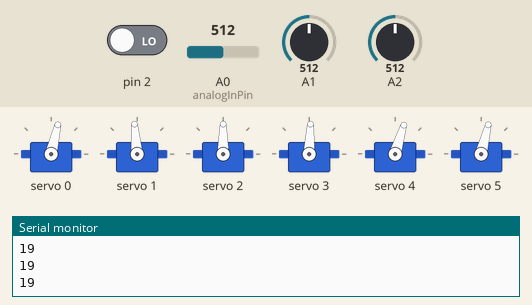
Simulated run of this sketch. Board: Arduino Uno, built with avr-gcc and run on an emulated ATmega328P. On the bench: 6 × servo, the last lines printed to the serial monitor. The inputs (shaded band) are chosen by the test bench; at power-on: A2 = 512, A0 (analogInPin) = 512, A1 = 512, pin 2 LOW.

Above: at 1.2 s.
1.3 s: A2 set to 716
At 1.7 s:
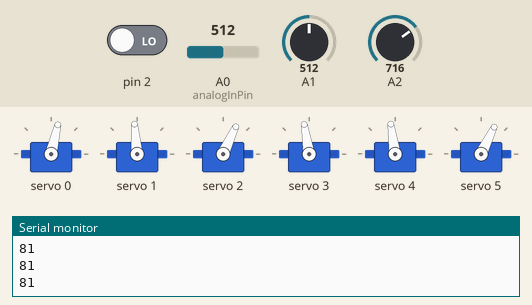
2.8 s: A0 (analogInPin) set to 716
At 4.0 s:
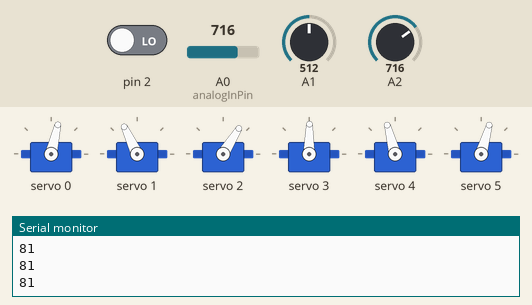
4.3 s: A1 set to 716
At 5.4 s:
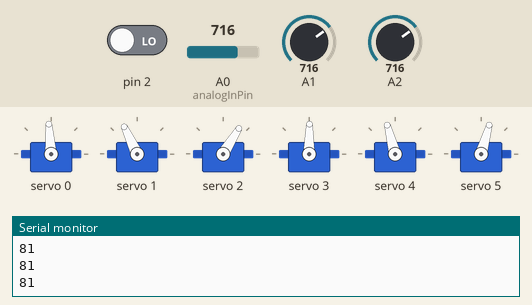
5.8 s: pin 2 driven HIGH
At 6.4 s:
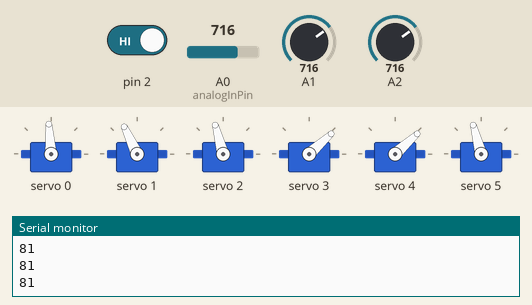
7.3 s: A0 (analogInPin) set to 900
At 8.5 s:
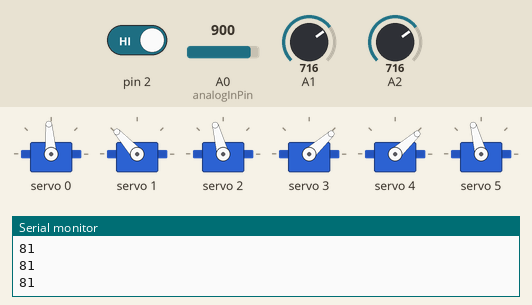
8.8 s: A1 set to 900
At 9.7 s:
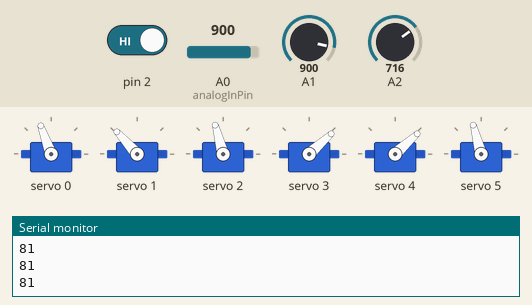
Timing chart, 0 to 11.3 s (numbered marks = the images above; inputs shaded):
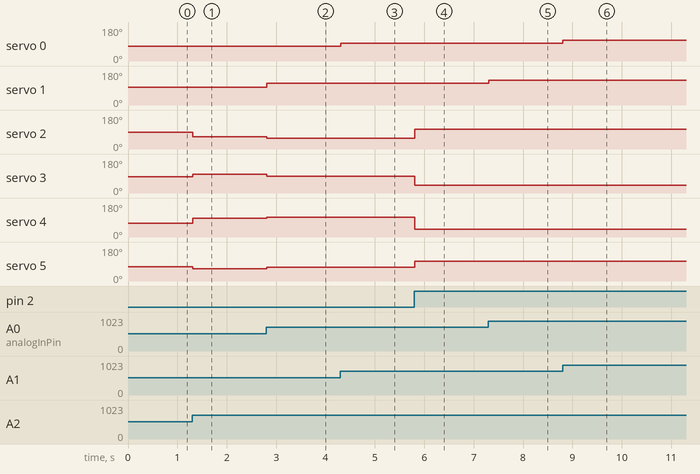

Measured:
- after the input at 1.3 s, servo 2: 90° → 65° at once; servo 3: 87° → 99° at once; servo 4: 73° → 98° at once; servo 5: 76° → 64° at once
- after the input at 2.8 s, servo 1: 95° → 115° at once; servo 2: 65° → 58° at once; servo 3: 99° → 89° at once; servo 4: 98° → 105° at once; servo 5: 64° → 74° at once
- after the input at 4.3 s, servo 0: 77° → 94° at once
- after the input at 5.8 s, servo 2: 58° → 105° at once; servo 3: 89° → 42° at once; servo 4: 105° → 42° at once; servo 5: 74° → 105° at once
- after the input at 7.3 s, servo 1: 115° → 132° at once
- after the input at 8.8 s, servo 0: 94° → 110° at once

The sketch:

Low_Tier_Code.ino
```cpp
//  Nilheim Mechatronics Simplified Eye Mechanism Code
//  Make sure you have the Adafruit servo driver library installed >>>>> https://github.com/adafruit/Adafruit-PWM-Servo-Driver-Library
//  X-axis joystick pin: A1
//  Y-axis joystick pin: A0
//  Trim potentiometer pin: A2
//  Button pin: 2


#include <Wire.h>
#include <Adafruit_PWMServoDriver.h>

Adafruit_PWMServoDriver pwm = Adafruit_PWMServoDriver();

#define SERVOMIN  140 // this is the 'minimum' pulse length count (out of 4096)
#define SERVOMAX  520 // this is the 'maximum' pulse length count (out of 4096)

// our servo # counter
uint8_t servonum = 0;

int xval;
int yval;

int lexpulse;
int rexpulse;

int leypulse;
int reypulse;

int uplidpulse;
int lolidpulse;
int altuplidpulse;
int altlolidpulse;

int trimval;

const int analogInPin = A0;
int sensorValue = 0;
int outputValue = 0;
int switchval = 0;

void setup() {
  Serial.begin(9600);
  Serial.println("8 channel Servo test!");
  pinMode(analogInPin, INPUT);
  pinMode(2, INPUT);

  pwm.begin();

  pwm.setPWMFreq(60);  // Analog servos run at ~60 Hz updates

  delay(10);
}

// you can use this function if you'd like to set the pulse length in seconds
// e.g. setServoPulse(0, 0.001) is a ~1 millisecond pulse width. its not precise!
void setServoPulse(uint8_t n, double pulse) {
  double pulselength;

  pulselength = 1000000;   // 1,000,000 us per second
  pulselength /= 60;   // 60 Hz
  Serial.print(pulselength); Serial.println(" us per period");
  pulselength /= 4096;  // 12 bits of resolution
  Serial.print(pulselength); Serial.println(" us per bit");
  pulse *= 1000000;  // convert to us
  pulse /= pulselength;
  Serial.println(pulse);

}

void loop() {

  xval = analogRead(A1);
    lexpulse = map(xval, 0,1023, 220, 440);
    rexpulse = lexpulse;

    switchval = digitalRead(2);


  yval = analogRead(A0);
    leypulse = map(yval, 0,1023, 250, 500);
    reypulse = map(yval, 0,1023, 400, 280);

  trimval = analogRead(A2);
    trimval=map(trimval, 320, 580, -40, 40);
     uplidpulse = map(yval, 0, 1023, 400, 280);
        uplidpulse -= (trimval-40);
          uplidpulse = constrain(uplidpulse, 280, 400);
     altuplidpulse = 680-uplidpulse;

     lolidpulse = map(yval, 0, 1023, 410, 280);
       lolidpulse += (trimval/2);
         lolidpulse = constrain(lolidpulse, 280, 400);
     altlolidpulse = 680-lolidpulse;


      pwm.setPWM(0, 0, lexpulse);
      pwm.setPWM(1, 0, leypulse);


      if (switchval == HIGH) {
      pwm.setPWM(2, 0, 400);
      pwm.setPWM(3, 0, 240);
      pwm.setPWM(4, 0, 240);
      pwm.setPWM(5, 0, 400);
      }
      else if (switchval == LOW) {
      pwm.setPWM(2, 0, uplidpulse);
      pwm.setPWM(3, 0, lolidpulse);
      pwm.setPWM(4, 0, altuplidpulse);
      pwm.setPWM(5, 0, altlolidpulse);
      }

          Serial.println(trimval);

  delay(5);

}
```
